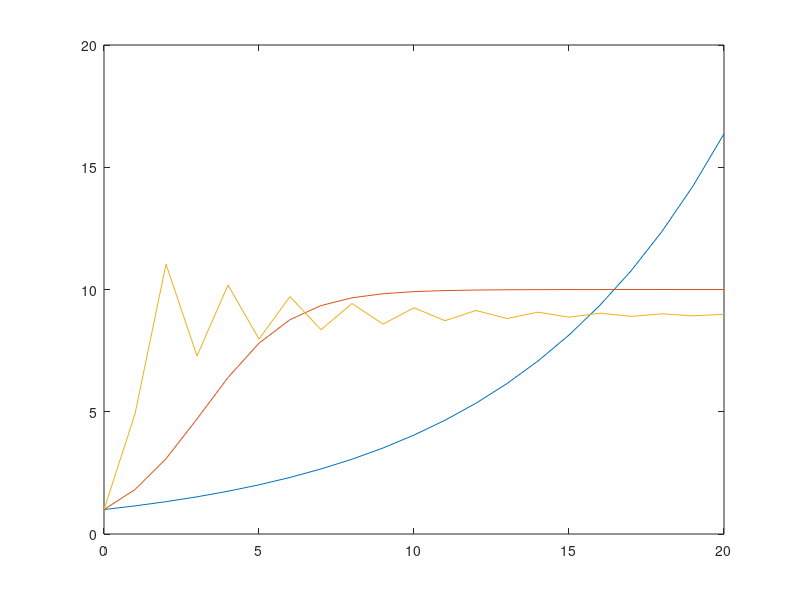

Source code (MATLAB):
clear
a1 = 1.15;
a2 = 2;
a3 = 6;
k =10;
b = 0.2;
length = 20;
% x = zeros();
% y = zeros(20);
% z = zeros(20);
x(1) = 1;
y(1) = 1;
z(1) = 1;
t = [0:length];
for i=1:length
    x(i+1) = a1*x(i);
    y(i+1) = a2*y(i)/(1+y(i)*(a2-1)/k);
    z(i+1) = a3*z(i)*exp(-b*z(i));
end
plot(t,x,t,y,t,z)